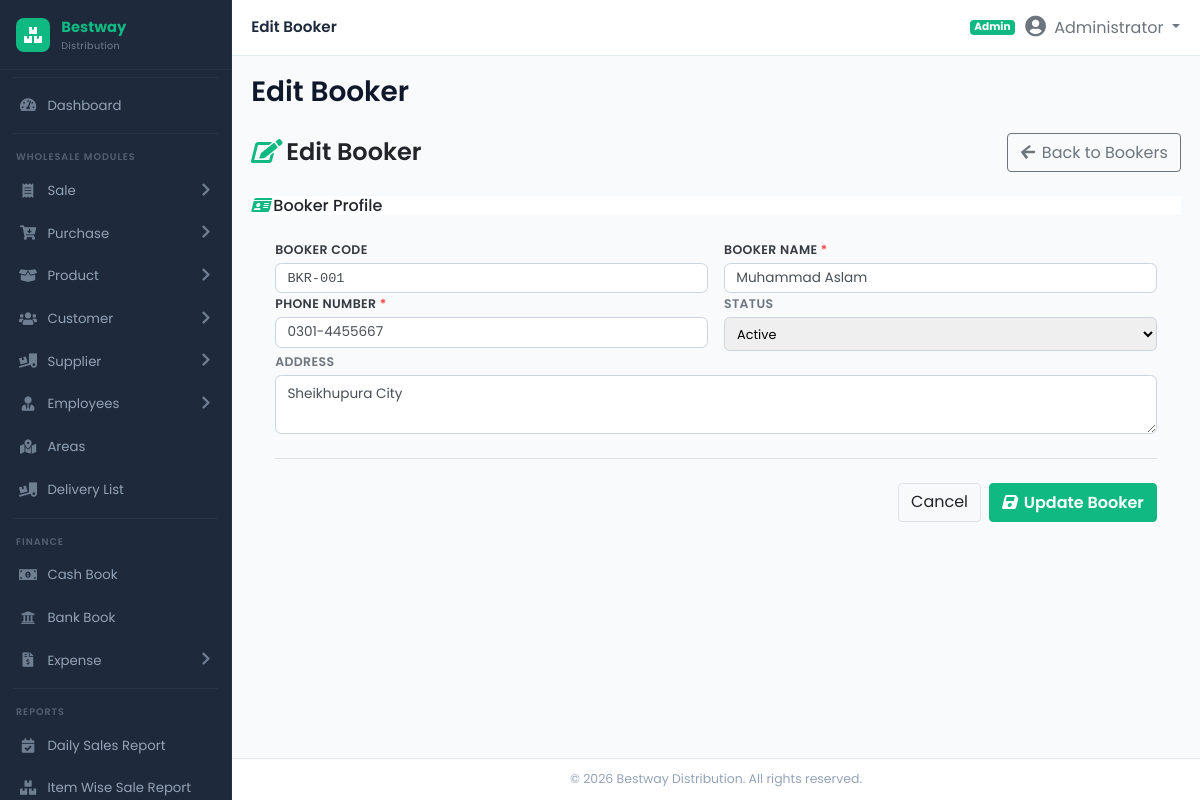
Screenshot of /modules/booker/edit_booker.php?id=1 (signed in) with the database file from the repository.
### tables this page shows
CREATE TABLE IF NOT EXISTS `bookers` (
  `id` INT AUTO_INCREMENT PRIMARY KEY,
  `booker_code` VARCHAR(50) UNIQUE NULL,
  `name` VARCHAR(150) NOT NULL,
  `phone` VARCHAR(50) NULL,
  `address` TEXT NULL,
  `commission_rate` DECIMAL(5,2) DEFAULT 0.00,
  `opening_balance` DECIMAL(14,2) DEFAULT 0.00,
  `current_balance` DECIMAL(14,2) DEFAULT 0.00,
  `status` ENUM('Active', 'Inactive') DEFAULT 'Active',
  INDEX (`name`),
  INDEX (`status`)
);

### modules/booker/edit_booker.php (the view, shortened to what this page needs)
<?php
require_once __DIR__ . '/../../includes/header.php';
$booker_id = (int)($_GET['id'] ?? 0);
$booker = null;
if ($db_connected && $pdo) {
    $stmt_sel = $pdo->prepare("SELECT * FROM bookers WHERE id = :id");
    $stmt_sel->execute(['id' => $booker_id]);
    $booker = $stmt_sel->fetch();
}
?>
<div class="d-flex align-items-center justify-content-between mb-4">
    <h4 class="fw-bold mb-0"><i class="fa-solid fa-edit text-primary me-2"></i>Edit Booker</h4>
    <a href="<?php echo BASE_URL; ?>modules/booker/bookers.php" class="btn btn-outline-secondary">
        <i class="fa-solid fa-arrow-left me-1"></i> Back to Bookers
    </a>
</div>
<div class="custom-card">
    <div class="custom-card-header bg-white">
        <h5 class="custom-card-title mb-0 fs-6"><i class="fa-solid fa-id-card text-primary"></i> Booker Profile</h5>
    </div>
    <div class="p-4">
        <form method="POST" action="">
            <div class="row g-3">
                <div class="col-12 col-md-6">
                    <label class="form-label fw-semibold small text-dark">Booker Code</label>
                    <input type="text" name="booker_code" class="form-control form-control-sm font-monospace" value="<?php echo htmlspecialchars($booker['booker_code'] ?? ''); ?>">
                </div>
                <div class="col-12 col-md-6">
                    <label class="form-label fw-semibold small text-dark">Booker Name <span class="text-danger">*</span></label>
                    <input type="text" name="name" class="form-control form-control-sm" value="<?php echo htmlspecialchars($booker['name']); ?>" required>
                </div>
                <div class="col-12 col-md-6">
                    <label class="form-label fw-semibold small text-dark">Phone Number <span class="text-danger">*</span></label>
                    <input type="text" name="phone" class="form-control form-control-sm" value="<?php echo htmlspecialchars($booker['phone']); ?>" required>
                </div>
                <div class="col-12 col-md-6">
                    <label class="form-label fw-semibold small text-muted">Status</label>
                    <select name="status" class="form-select form-select-sm">
                        <option value="Active" <?php echo ($booker['status'] === 'Active') ? 'selected' : ''; ?>>Active</option>
                    </select>
                </div>
                <div class="col-12 col-md-12">
                    <label class="form-label fw-semibold small text-muted">Address</label>
                    <textarea name="address" rows="2" class="form-control form-control-sm"><?php echo htmlspecialchars($booker['address'] ?? ''); ?></textarea>
                </div>
            </div>
            <hr class="my-4">
            <div class="d-flex justify-content-end gap-2">
                <a href="<?php echo BASE_URL; ?>modules/booker/bookers.php" class="btn btn-light border">Cancel</a>
                <button type="submit" class="btn btn-primary fw-bold">
                    <i class="fa-solid fa-save me-1"></i> Update Booker
                </button>
            </div>
        </form>
    </div>
</div>
<?php require_once __DIR__ . '/../../includes/footer.php'; ?>

### assets/css/style.css (style rules this page uses)
:root { --sidebar-bg: #1e293b; --sidebar-hover: #334155; --sidebar-active: #10b981; --sidebar-active-bg: rgba(16, 185, 129, 0.12); --sidebar-text: #94a3b8; --sidebar-text-hover: #ffffff; --sidebar-width: 232px; --primary: #10b981; --primary-dark: #059669; --secondary: #6366f1; --success: #10b981; --info: #0ea5e9; --warning: #f59e0b; --danger: #ef4444; --body-bg: #f8fafc; --card-bg: #ffffff; --card-shadow: 0 1px 2px rgba(0,0,0,0.05), 0 1px 3px rgba(0,0,0,0.08); --topbar-height: 56px; --sidebar-radius: 10px; }
* { margin: 0; padding: 0; box-sizing: border-box; }
body { font-family: 'Poppins', 'Inter', 'Segoe UI', system-ui, -apple-system, sans-serif; background: var(--body-bg); overflow-x: hidden; font-size: 14px; }
.text-primary { color: var(--primary) !important; }
.text-danger { color: var(--danger) !important; }
.btn-primary { background: var(--primary); border-color: var(--primary); color: #fff; font-weight: 500; }
.form-label { font-weight: 600; font-size: 0.78rem; color: #475569; margin-bottom: 0.2rem; text-transform: uppercase; letter-spacing: 0.03em; }
.form-control, .form-select { border-radius: 0.4rem; border-color: #cbd5e1; font-size: 0.85rem; padding: 0.5rem 0.7rem; transition: border-color 0.2s, box-shadow 0.2s; }
select.form-control, select.form-select { height: auto; padding-top: 0.4rem; padding-bottom: 0.4rem; }
.fw-bold { font-weight: 600 !important; }
.fw-semibold { font-weight: 600 !important; }
.font-monospace { font-family: SFMono-Regular, Menlo, Monaco, Consolas, "Liberation Mono", "Courier New", monospace !important; }
.fs-6 { font-size: 1rem !important; }
.me-1 { margin-right: 0.25rem !important; }
.me-2 { margin-right: 0.5rem !important; }
.gap-2 { gap: 0.5rem !important; }
.form-select { display: block; width: 100%; }
.form-select-sm { padding: 0.2rem 0.5rem; font-size: 0.8rem; border-radius: 0.35rem; }
.fa-solid, .fa-regular { font-family: "Font Awesome 5 Free"; }
.fa-solid { font-weight: 900; }
.row.g-3 { margin-left: -0.5rem; margin-right: -0.5rem; }
.row.g-3 > .col, .row.g-3 > [class*="col-"] { padding-left: 0.5rem; padding-right: 0.5rem; }

### rows the page displays
bookers: booker_code "BKR-001", name "Muhammad Aslam", phone "0301-4455667", status "Active", address "Sheikhupura City"

### other values shown
$page_title "Edit Booker"
roleLabel($_SESSION['user_role'] ?? 'Admin') "Admin"
$_SESSION['user_fullname'] "Administrator"
